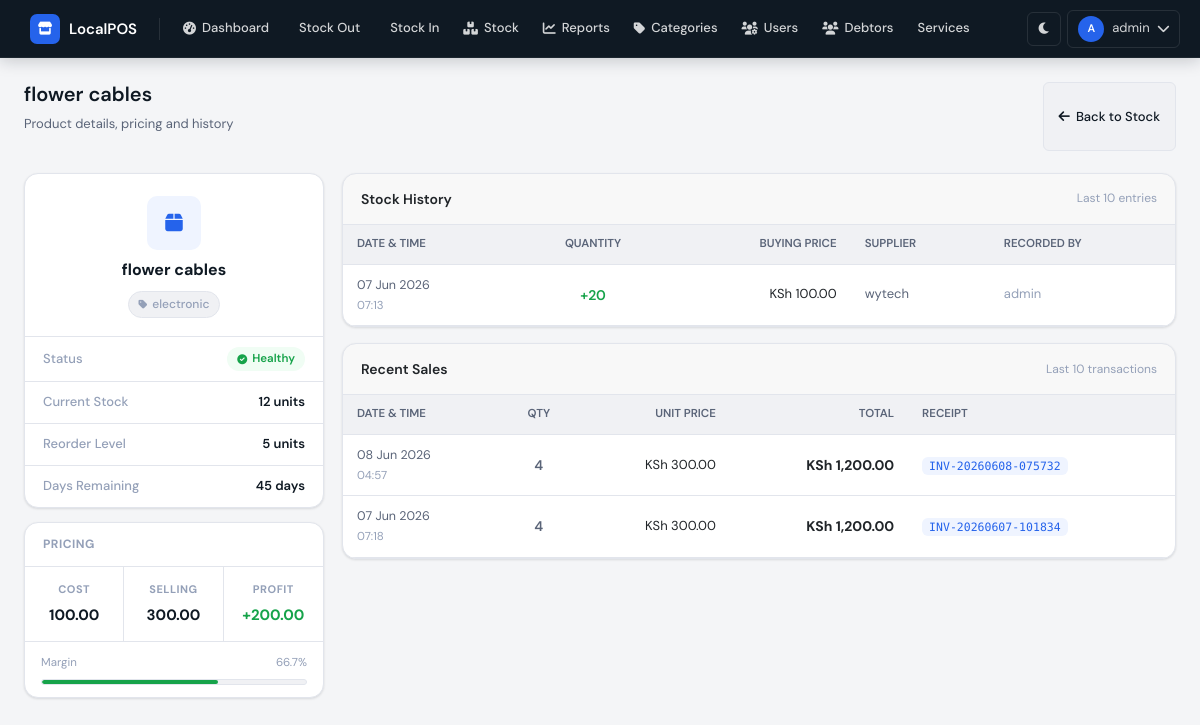
Before: /stock/product/3 (signed in) with the older database file.
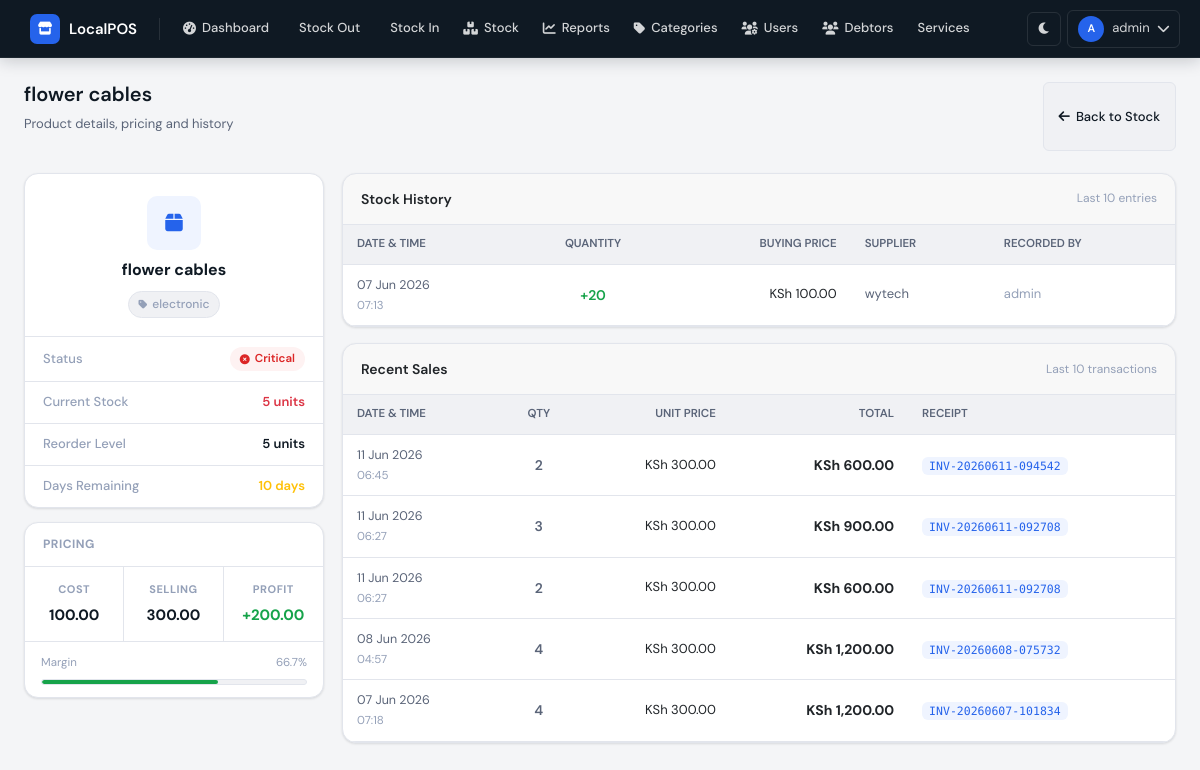
After: the same page with the newer database file.
### database/models.py (models this page shows)
class Product(db.Model):
    __tablename__ = 'products'
    id = db.Column(db.Integer, primary_key=True)
    name = db.Column(db.String(200), nullable=False)
    category_id = db.Column(db.Integer, db.ForeignKey('categories.id'), nullable=False)
    current_stock = db.Column(db.Integer, default=0)
    reorder_level = db.Column(db.Integer, default=5)
    buying_price = db.Column(db.Float, default=0.0)
    selling_price = db.Column(db.Float, default=0.0)
    unit_type = db.Column(db.String(50), default='piece')
    unit_conversion = db.Column(db.Integer, default=1)
    image_filename = db.Column(db.String(200), nullable=True)
    is_active = db.Column(db.Boolean, default=True)
    created_at = db.Column(db.DateTime, default=datetime.utcnow)
    updated_at = db.Column(db.DateTime, default=datetime.utcnow, onupdate=datetime.utcnow)
    variants = db.relationship('ProductVariant', backref='product', lazy=True)
    stock_entries = db.relationship('StockEntry', backref='product', lazy=True)
    sale_items = db.relationship('SaleItem', backref='product', lazy=True)

class StockEntry(db.Model):
    __tablename__ = 'stock_entries'
    id = db.Column(db.Integer, primary_key=True)
    product_id = db.Column(db.Integer, db.ForeignKey('products.id'), nullable=False)
    quantity = db.Column(db.Integer, nullable=False)
    buying_price = db.Column(db.Float, nullable=False)
    selling_price = db.Column(db.Float, nullable=False)
    supplier = db.Column(db.String(200))
    notes = db.Column(db.Text)
    entry_date = db.Column(db.DateTime, default=datetime.utcnow)
    user_id = db.Column(db.Integer, db.ForeignKey('users.id'), nullable=False)

class User(UserMixin, db.Model):
    __tablename__ = 'users'
    id = db.Column(db.Integer, primary_key=True)
    username = db.Column(db.String(80), unique=True, nullable=False)
    password_hash = db.Column(db.String(200), nullable=False)
    full_name = db.Column(db.String(100), nullable=False)
    role = db.Column(db.String(20), default='worker')
    is_active = db.Column(db.Boolean, default=True)
    created_at = db.Column(db.DateTime, default=datetime.utcnow)
    last_login = db.Column(db.DateTime, nullable=True)
    stock_entries = db.relationship('StockEntry', backref='user', lazy=True)
    sales = db.relationship('Sale', backref='user', lazy=True)
    payments = db.relationship('Payment', backref='user', lazy=True)
    service_jobs = db.relationship('ServiceJob', backref='creator', lazy=True)
    service_history = db.relationship('ServiceHistory', backref='user', lazy=True)

class SaleItem(db.Model):
    __tablename__ = 'sale_items'
    id = db.Column(db.Integer, primary_key=True)
    sale_id = db.Column(db.Integer, db.ForeignKey('sales.id'), nullable=False)
    product_id = db.Column(db.Integer, db.ForeignKey('products.id'), nullable=False)
    quantity = db.Column(db.Integer, nullable=False)
    price_at_sale = db.Column(db.Float, nullable=False)
    total = db.Column(db.Float, nullable=False)
    variant_id = db.Column(db.Integer, db.ForeignKey('product_variants.id'), nullable=True)

class Sale(db.Model):
    __tablename__ = 'sales'
    id = db.Column(db.Integer, primary_key=True)
    receipt_number = db.Column(db.String(50), unique=True, nullable=False)
    total_amount = db.Column(db.Float, nullable=False)
    discount = db.Column(db.Float, default=0.0)
    final_amount = db.Column(db.Float, nullable=False)
    payment_method = db.Column(db.String(20), nullable=False)
    amount_paid = db.Column(db.Float, nullable=False)
    balance = db.Column(db.Float, default=0.0)
    customer_name = db.Column(db.String(100))
    customer_phone = db.Column(db.String(20))
    notes = db.Column(db.Text)
    sale_date = db.Column(db.DateTime, default=datetime.utcnow)
    user_id = db.Column(db.Integer, db.ForeignKey('users.id'), nullable=False)
    items = db.relationship('SaleItem', backref='sale', lazy=True)
    debtor = db.relationship('Debtor', backref='sale', uselist=False)

### routes/stock_management.py (the view)
@stock_bp.route('/product/<int:product_id>')
@login_required
@role_required('owner', 'admin')
def product_detail(product_id):
    product = Product.query.get_or_404(product_id)
    stock_history = StockEntry.query.filter_by(product_id=product_id).order_by(StockEntry.entry_date.desc()).limit(10).all()
    recent_sales = SaleItem.query.filter_by(product_id=product_id).join(SaleItem.sale).order_by(Sale.sale_date.desc()).limit(10).all()
    product.stock_status = get_stock_status(product)
    product.days_remaining = calculate_days_remaining(product)
    return render_template('product_detail.html', product=product, stock_history=stock_history, recent_sales=recent_sales)

### app.py (called while the page is built)
@login_manager.user_loader
def load_user(user_id):
    return User.query.get(int(user_id))

@app.template_filter('format_currency')
def format_currency_filter(amount):
    if amount is None:
        return "KSh 0.00"
    try:
        return f"KSh {amount:,.2f}"
    except (TypeError, ValueError):
        return "KSh 0.00"

### routes/stock_management.py (called while the page is built)
def calculate_days_remaining(product):
    if product.current_stock <= 0:
        return 0
    thirty_days_ago = datetime.utcnow() - timedelta(days=30)
    avg_daily_sales = db.session.query(func.coalesce(func.sum(SaleItem.quantity) / 30.0, 0)).filter(
        SaleItem.product_id == product.id,
        SaleItem.sale.has(Sale.sale_date >= thirty_days_ago)
    ).scalar()
    if avg_daily_sales <= 0:
        return 999
    return int(product.current_stock / avg_daily_sales)

### templates/product_detail.html (shortened to what the changed rows need)
{% extends "base.html" %}
{% block content %}
{% set profit_per_unit = product.selling_price - product.buying_price %}
{% set margin_pct = (profit_per_unit / product.selling_price * 100) if product.selling_price > 0 else 0 %}
{% set s = product.stock_status.color %}
<div class="page-header">
    <div>
        <h1 class="page-title">{{ product.name }}</h1>
        <p class="page-subtitle">Product details, pricing and history</p>
    </div>
</div>
<div class="product-grid">
    <div class="product-sidebar">
        <div class="product-identity">
            <div class="product-identity-top">
                <div class="product-avatar">
                    <i class="fas fa-box"></i>
                </div>
                <div class="product-title">{{ product.name }}</div>
                <div class="product-category-tag">
                    <i class="fas fa-tag" style="font-size:10px;"></i>
                    {{ product.category.name }}
                </div>
            </div>
            <div class="info-list">
                <div class="info-row">
                    <span class="info-label">Status</span>
                    <span class="stock-status-badge
                        {{ 'stock-critical' if s == 'danger' else
                           'stock-low'      if s == 'warning' else
                           'stock-ok' }}">
                        {% if s == 'danger' %}<i class="fas fa-circle-xmark" style="font-size:10px;"></i>
                        {% elif s == 'warning' %}<i class="fas fa-triangle-exclamation" style="font-size:10px;"></i>
                        {% else %}<i class="fas fa-circle-check" style="font-size:10px;"></i>{% endif %}
                        {{ product.stock_status.text }}
                    </span>
                </div>
                <div class="info-row">
                    <span class="info-label">Current Stock</span>
                    <span class="info-value
                        {{ 'text-danger'  if s == 'danger'  else
                           'text-warning' if s == 'warning' else '' }}">
                        {{ product.current_stock }} units
                    </span>
                </div>
                <div class="info-row">
                    <span class="info-label">Reorder Level</span>
                    <span class="info-value">{{ product.reorder_level }} units</span>
                </div>
                <div class="info-row">
                    <span class="info-value">
                        {% if product.days_remaining == 999 %}
                            <span style="color:var(--text-muted); font-weight:400;">
                                No sales data
                            </span>
                        {% else %}
                            <span class="{{ 'text-danger' if product.days_remaining < 7 else
                                           'text-warning' if product.days_remaining < 14 else '' }}">
                                {{ product.days_remaining }} days
                            </span>
                        {% endif %}
                    </span>
                </div>
            </div>
        </div>
        <div class="pricing-card">
            <div class="pricing-grid">
                <div class="pricing-item">
                    <div class="pricing-label">Cost</div>
                    <div class="pricing-value">
                        {{ "%.2f"|format(product.buying_price) }}
                    </div>
                </div>
                <div class="pricing-item">
                    <div class="pricing-label">Selling</div>
                    <div class="pricing-value">
                        {{ "%.2f"|format(product.selling_price) }}
                    </div>
                </div>
            </div>
        </div>
    </div>
    <div class="main-content">
        <div class="card">
            <div class="table-wrapper">
                <table>
                    <thead>
                        <tr>
                            <th>Date &amp; Time</th>
                            <th style="text-align:center;">Quantity</th>
                            <th class="col-hide-sm" style="text-align:right;">Buying Price</th>
                            <th class="col-hide-sm">Supplier</th>
                            <th>Recorded By</th>
                        </tr>
                    </thead>
                    <tbody>
                        {% for entry in stock_history %}
                        <tr>
                            <td class="date-cell">
                                {{ entry.entry_date.strftime('%d %b %Y') }}<br>
                                <span style="font-size:11.5px; color:var(--text-muted);">
                                    {{ entry.entry_date.strftime('%H:%M') }}
                                </span>
                            </td>
                            <td style="text-align:center;">
                                <span class="{{ 'qty-negative' if entry.quantity < 0 else 'qty-positive' }}">
                                    {{ '+' if entry.quantity > 0 else '' }}{{ entry.quantity }}
                                </span>
                            </td>
                            <td class="col-hide-sm" style="text-align:right;
                                font-variant-numeric:tabular-nums; font-size:13px;">
                                {{ entry.buying_price|format_currency }}
                            </td>
                            <td class="col-hide-sm"
                                style="font-size:13px; color:var(--text-secondary);">
                                {{ entry.supplier or '—' }}
                            </td>
                            <td style="font-size:13px; color:var(--text-muted);">
                                {{ entry.user.username }}
                            </td>
                        </tr>
                        {% else %}
                        <tr class="no-data-row">
                            <td colspan="5">No stock history recorded yet</td>
                        </tr>
                        {% endfor %}
                    </tbody>
                </table>
            </div>
        </div>
        <div class="card">
            <div class="table-wrapper">
                <table>
                    <thead>
                        <tr>
                            <th>Date &amp; Time</th>
                            <th style="text-align:center;">Qty</th>
                            <th class="col-hide-sm" style="text-align:right;">Unit Price</th>
                            <th style="text-align:right;">Total</th>
                            <th>Receipt</th>
                        </tr>
                    </thead>
                    <tbody>
                        {% for item in recent_sales %}
                        <tr>
                            <td class="date-cell">
                                {{ item.sale.sale_date.strftime('%d %b %Y') }}<br>
                                <span style="font-size:11.5px; color:var(--text-muted);">
                                    {{ item.sale.sale_date.strftime('%H:%M') }}
                                </span>
                            </td>
                            <td style="text-align:center; font-weight:600;
                                       color:var(--text-secondary);">
                                {{ item.quantity }}
                            </td>
                            <td class="col-hide-sm" style="text-align:right;
                                font-variant-numeric:tabular-nums; font-size:13px;">
                                {{ item.price_at_sale|format_currency }}
                            </td>
                            <td style="text-align:right; font-weight:700;
                                       font-variant-numeric:tabular-nums;">
                                {{ item.total|format_currency }}
                            </td>
                            <td>
                                <span class="receipt-code">
                                    {{ item.sale.receipt_number }}
                                </span>
                            </td>
                        </tr>
                        {% else %}
                        <tr class="no-data-row">
                            <td colspan="5">No sales recorded for this product yet</td>
                        </tr>
                        {% endfor %}
                    </tbody>
                </table>
            </div>
        </div>
    </div>
</div>
{% endblock %}

Changed rows visible on the page:
changed Product "flower cables": current_stock "12" → "5"
added SaleItem: sale.sale_date "11 Jun 2026", sale.sale_date "06:45", quantity "2", price_at_sale "KSh 300.00", total "KSh 600.00", sale.receipt_number "INV-20260611-094542"
added SaleItem: sale.sale_date "11 Jun 2026", sale.sale_date "06:27", quantity "3", price_at_sale "KSh 300.00", total "KSh 900.00", sale.receipt_number "INV-20260611-092708"
added SaleItem: sale.sale_date "11 Jun 2026", sale.sale_date "06:27", quantity "2", price_at_sale "KSh 300.00", total "KSh 600.00", sale.receipt_number "INV-20260611-092708"
Other visible differences:
{{ product.stock_status.text }}: "Healthy" → "Critical"
{{ product.days_remaining }}: "45" → "10"
